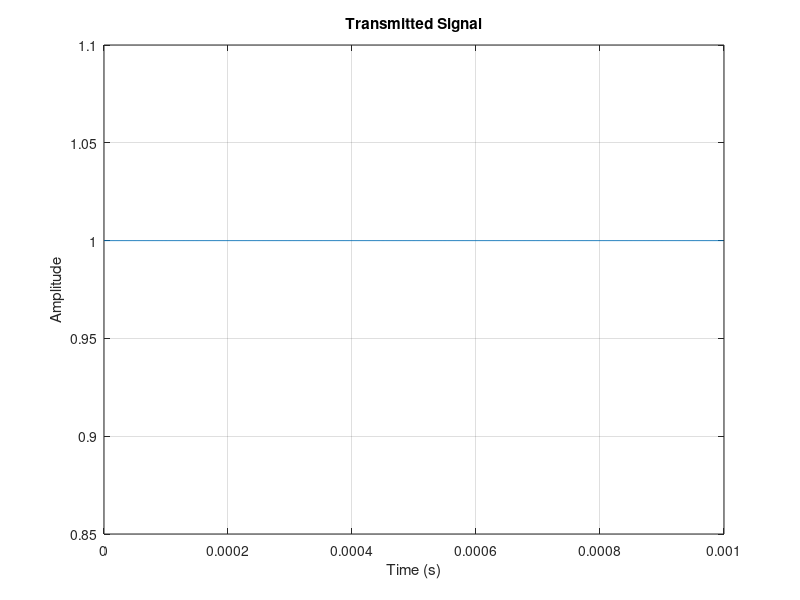
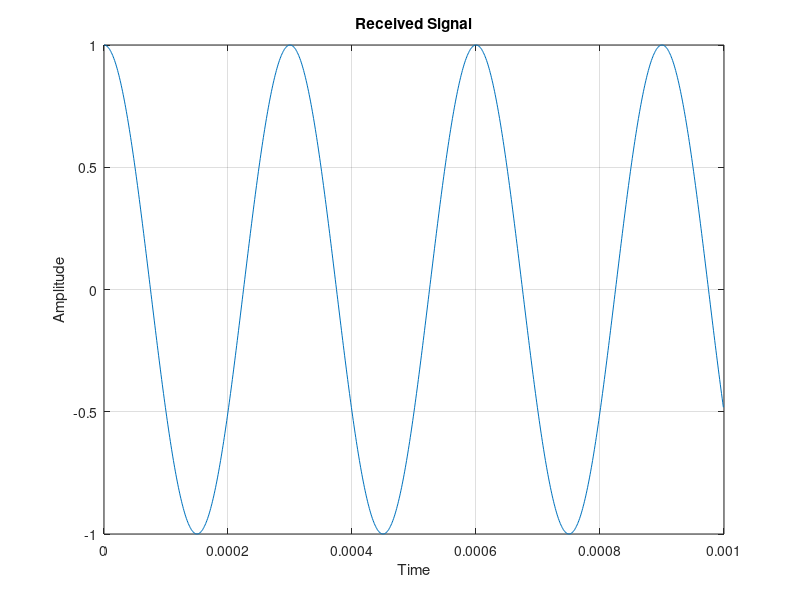
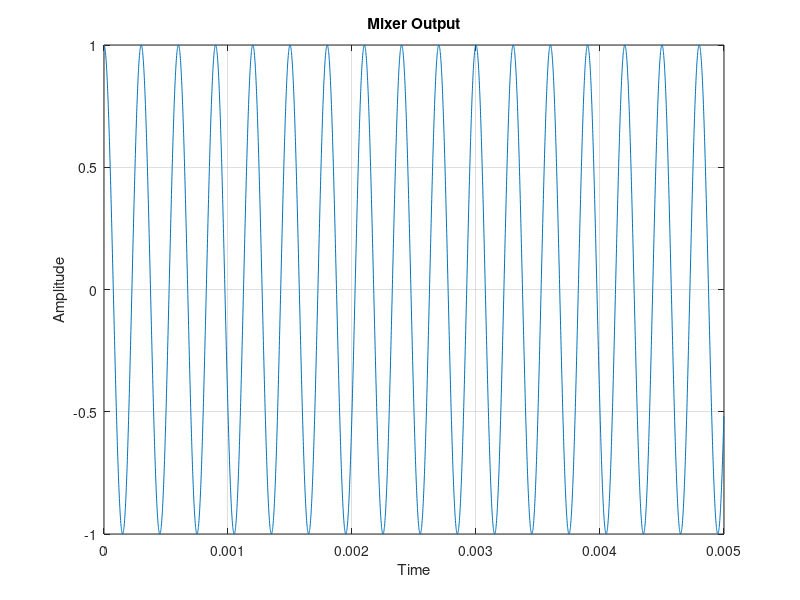
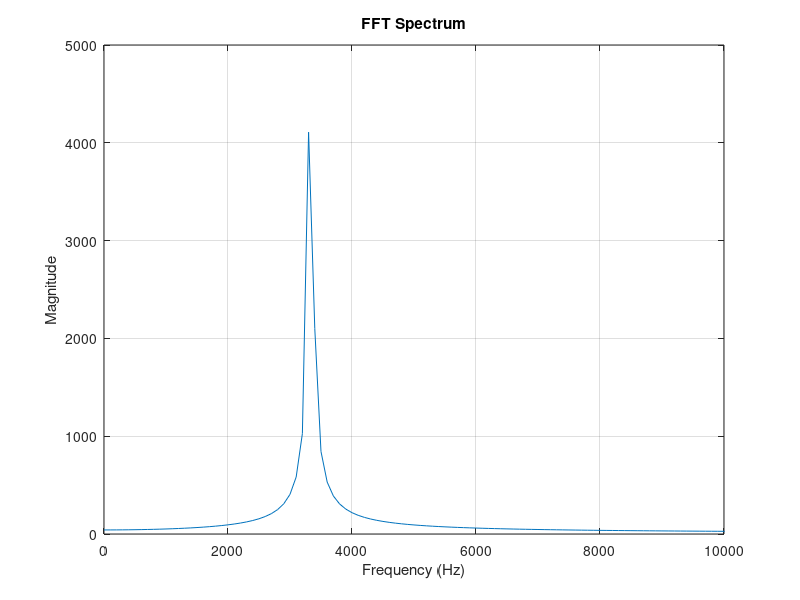

MATLAB code to generate these figures, in order:
clc;
clear;
close all;

%% Radar Parameters

fc = 10e9;          % 10 GHz carrier
A = 1;

%% Simulation Parameters

fs = 1e6;           % Sampling frequency
T = 0.01;           % Observation time

t = 0:1/fs:T;

%% Transmitted Signal

tx = A*cos(2*pi*fc*t);

%% Plot

figure;
plot(t(1:1000),tx(1:1000));
xlabel('Time (s)');
ylabel('Amplitude');
title('Transmitted Signal');
grid on;

%% Aircraft Parameters

V = 100;                % m/s

theta = 60*pi/180;      % beam angle

c = 3e8;                % speed of light

lambda = c/fc;

fd = (2*V*cos(theta))/lambda;

disp(['Doppler Frequency = ',num2str(fd),' Hz'])

%% Received Signal

rx = A*cos(2*pi*(fc+fd)*t);

figure;
plot(t(1:1000),rx(1:1000));

xlabel('Time');
ylabel('Amplitude');

title('Received Signal');
grid on;

%% Mixing

beat = tx .* rx;

figure;
plot(t(1:5000),beat(1:5000));

title('Mixer Output');
xlabel('Time');
ylabel('Amplitude');
grid on;

%% FFT

N = length(beat);

FFT_BEAT = fft(beat);

freq = (0:N-1)*(fs/N);

figure;

plot(freq,abs(FFT_BEAT));

xlim([0 10000]);

xlabel('Frequency (Hz)');
ylabel('Magnitude');

title('FFT Spectrum');
grid on;

%% Peak Detection

[~,index] = max(abs(FFT_BEAT));

fd_est = freq(index);

disp(['Estimated Doppler Frequency = ', ...
    num2str(fd_est),' Hz']);

%% Velocity Estimation

V_est = (fd_est*lambda)/(2*cos(theta));

disp(['Estimated Velocity = ', ...
    num2str(V_est),' m/s']);

%% AWGN

SNR = 10;

rx_noisy = awgn(rx,SNR,'measured');

%realistic noisy signal
figure;
plot(t(1:1000), rx_noisy(1:1000));
title('Realistic (Noisy) Received Signal');

beat_noisy = tx .* rx_noisy;
FFT_NOISY = fft(beat_noisy);

figure;

plot(freq,abs(FFT_NOISY));

xlim([0 10000]);

title('FFT with Noise');

xlabel('Frequency');

ylabel('Magnitude');

grid on;

%% Aircraft True Motion

Vx_true = 100;      % m/s
Vy_true = 20;       % m/s

%% Radar

fc = 10e9;
c = 3e8;
lambda = c/fc;

gamma = 60*pi/180;
beta = 45*pi/180;


T = 20;

dt = 0.1;

t = 0:dt:T;

Vx_true = 100 + 20*sin(0.2*t);

Vy_true = 15*cos(0.1*t);

Vz_true = 25*cos(0.05*t);

%% True Accelerations

Ax_true = gradient(Vx_true,dt);

Ay_true = gradient(Vy_true,dt);

Az_true = gradient(Vz_true,dt);

%% INS Measurements

INS_sigma = 0.2;

Ax_INS = Ax_true + INS_sigma*randn(size(t));

Ay_INS = Ay_true + INS_sigma*randn(size(t));

Az_INS = Az_true + INS_sigma*randn(size(t));

figure;

plot(t,Ax_true,'k','LineWidth',2);
hold on;

plot(t,Ax_INS,'r.');

legend('True','INS');

xlabel('Time (s)');
ylabel('Acceleration (m/s^2)');

title('INS Longitudinal Acceleration');

grid on;


%Aircraft Attitude Effects

Roll  = 5*sin(0.05*t);

Pitch = 3*cos(0.04*t);

Yaw   = 2*sin(0.03*t);

Roll_r  = deg2rad(Roll);

Pitch_r = deg2rad(Pitch);

Yaw_r   = deg2rad(Yaw);

figure;

plot(t,Roll,'LineWidth',2);
hold on;

plot(t,Pitch,'LineWidth',2);

plot(t,Yaw,'LineWidth',2);

legend('Roll','Pitch','Yaw');

xlabel('Time (s)');
ylabel('Angle (deg)');

title('Aircraft Attitude');

grid on;
%% Altitude Profile

Altitude = zeros(size(t));

Altitude(1) = 1000;

for k = 2:length(t)

    Altitude(k) = Altitude(k-1) + ...
        Vz_true(k-1)*dt;

end

for k=1:length(t)

    gamma_eff = gamma + Pitch_r(k);

    beta_eff  = beta  + Roll_r(k);

    B = lambda/(8*sin(gamma_eff)*cos(beta_eff));

    C = lambda/(8*sin(gamma_eff)*sin(beta_eff));

    D = lambda/(8*cos(gamma_eff));

    gamma_eff_hist(k)=gamma_eff;
beta_eff_hist(k)=beta_eff;

    % fd1(k) = (2/lambda)*( ...
    %       Vx_true(k)*sin(gamma)*cos(beta)+ ...
    %       Vy_true(k)*sin(gamma)*sin(beta)+ ...
    %       Vz_true(k)*cos(gamma));
    fd1(k) = (2/lambda)*( ...
        Vx_true(k)*sin(gamma_eff)*cos(beta_eff)+ ...
        Vy_true(k)*sin(gamma_eff)*sin(beta_eff)+ ...
        Vz_true(k)*cos(gamma_eff));

% fd2(k) = (2/lambda)*( ...
%           Vx_true(k)*sin(gamma)*cos(beta)- ...
%           Vy_true(k)*sin(gamma)*sin(beta)+ ...
%           Vz_true(k)*cos(gamma));
fd2(k) = (2/lambda)*( ...
    Vx_true(k)*sin(gamma_eff)*cos(beta_eff)- ...
    Vy_true(k)*sin(gamma_eff)*sin(beta_eff)+ ...
    Vz_true(k)*cos(gamma_eff));

% fd3(k) = (2/lambda)*( ...
%          -Vx_true(k)*sin(gamma)*cos(beta)+ ...
%           Vy_true(k)*sin(gamma)*sin(beta)+ ...
%           Vz_true(k)*cos(gamma));
fd3(k) = (2/lambda)*( ...
    -Vx_true(k)*sin(gamma_eff)*cos(beta_eff)+ ...
    Vy_true(k)*sin(gamma_eff)*sin(beta_eff)+ ...
    Vz_true(k)*cos(gamma_eff));

% fd4(k) = (2/lambda)*( ...
%          -Vx_true(k)*sin(gamma)*cos(beta)- ...
%           Vy_true(k)*sin(gamma)*sin(beta)+ ...
%           Vz_true(k)*cos(gamma));
fd4(k) = (2/lambda)*( ...
    -Vx_true(k)*sin(gamma_eff)*cos(beta_eff)- ...
    Vy_true(k)*sin(gamma_eff)*sin(beta_eff)+ ...
    Vz_true(k)*cos(gamma_eff));

end

for k=1:length(t)

    % Vx_est(k)=A*(fd1(k)+fd2(k));
    % 
    % Vy_est(k)=A*(fd1(k)-fd2(k));

    Vx_est(k)=B*( ...
        fd1(k)+fd2(k)-fd3(k)-fd4(k));

    Vy_est(k)=C*( ...
        fd1(k)-fd2(k)+fd3(k)-fd4(k));

    Vz_est(k)=D*( ...
        fd1(k)+fd2(k)+fd3(k)+fd4(k));

end

figure;

plot(t,Vx_true,'LineWidth',2);
hold on;

plot(t,Vx_est,'--','LineWidth',2);

legend('True','Estimated');

xlabel('Time');
ylabel('Velocity');

title('Forward Velocity');
grid on;


%% Altitude Plot

figure;

plot(t,Altitude,'LineWidth',2);

grid on;

xlabel('Time (s)');
ylabel('Altitude (m)');

title('Aircraft Altitude Profile');

SNR_dB = 10;

%% Altitude Dependent SNR Parameters

SNR_ref = 20;

Altitude_ref = 1000;

%% Terrain Reflectivity

TerrainGain = ...
    1 + ...
    0.4*sin(0.03*t) + ...
    0.2*cos(0.07*t);

figure;

plot(t,TerrainGain,'LineWidth',2);

grid on;

xlabel('Time (s)');
ylabel('Terrain Gain');

title('Terrain Reflectivity Model');

for k = 1:length(t)

    signal_power1 = fd1(k)^2;
    noise_power1 = signal_power1/(10^(SNR_dB/10));
    sigma1 = sqrt(noise_power1);

    signal_power2 = fd2(k)^2;
    noise_power2 = signal_power2/(10^(SNR_dB/10));
    sigma2 = sqrt(noise_power2);

    % fd1_m(k) = fd1(k) + sigma1*randn;
    % fd2_m(k) = fd2(k) + sigma2*randn;
        fd1_true = fd1(k);
        fd2_true = fd2(k);
        fd3_true = fd3(k);
        fd4_true = fd4(k);
        % SNR_dB = SNR_ref ...
        %     - 40*log10(Altitude(k)/Altitude_ref);
        SNR_dB = ...
            SNR_ref ...
            - 40*log10(Altitude(k)/Altitude_ref) ...
            + 20*log10(abs(TerrainGain(k)));


        SNR_hist(k) = SNR_dB;
        % t_local = 0:1/fs:0.01;
        t_local = 0:1/fs:0.05;
        rx1 = exp(1j*2*pi*fd1_true*t_local);

rx2 = exp(1j*2*pi*fd2_true*t_local);

rx3 = exp(1j*2*pi*fd3_true*t_local);

rx4 = exp(1j*2*pi*fd4_true*t_local);

        rx1_noisy = awgn(rx1,SNR_dB,'measured');
        rx2_noisy = awgn(rx2,SNR_dB,'measured');
        rx3_noisy = awgn(rx3,SNR_dB,'measured');
        rx4_noisy = awgn(rx4,SNR_dB,'measured');

        FFT1 = fftshift(abs(fft(rx1_noisy)));

FFT2 = fftshift(abs(fft(rx2_noisy)));

FFT3 = fftshift(abs(fft(rx3_noisy)));

FFT4 = fftshift(abs(fft(rx4_noisy)));
        N = length(FFT1);

        f_axis = (-N/2:N/2-1)*(fs/N);
        [~,idx1] = max(FFT1);

if idx1>1 && idx1<length(FFT1)

    alpha = FFT1(idx1-1);
    beta_fft = FFT1(idx1);
    gamma_fft = FFT1(idx1+1);

    p = 0.5*(alpha-gamma_fft) / ...
       (alpha - 2*beta_fft + gamma_fft);
    

else

    p = 0;

end

fd1_est = f_axis(idx1) + p*(fs/N);

        [~,idx2] = max(FFT2);

if idx2>1 && idx2<length(FFT1)

    alpha = FFT2(idx2-1);
    beta_fft = FFT2(idx2);
    gamma_fft = FFT2(idx2+1);

    p = 0.5*(alpha-gamma_fft) / ...
       (alpha - 2*beta_fft + gamma_fft);

else

    p = 0;

end

fd2_est = f_axis(idx2) + p*(fs/N);

        [~,idx3] = max(FFT3);

if idx3>1 && idx3<length(FFT3)

    alpha = FFT3(idx3-1);
    beta_fft = FFT3(idx3);
    gamma_fft = FFT3(idx3+1);

    p = 0.5*(alpha-gamma_fft) / ...
       (alpha - 2*beta_fft + gamma_fft);

else

    p = 0;

end

fd3_est = f_axis(idx3) + p*(fs/N);

        [~,idx4] = max(FFT4);

if idx4>1 && idx4<length(FFT4)

    alpha = FFT4(idx4-1);
    beta_fft = FFT4(idx4);
    gamma_fft = FFT4(idx4+1);

    p = 0.5*(alpha-gamma_fft) / ...
       (alpha - 2*beta_fft + gamma_fft);

else

    p = 0;

end

fd4_est = f_axis(idx4) + p*(fs/N);

        fd1_fft(k) = fd1_est;
        fd2_fft(k) = fd2_est;
        fd3_fft(k)=fd3_est;
        fd4_fft(k)=fd4_est;
        if k==1

            fprintf('\n');

            fprintf('fd1_est = %.2f Hz\n',fd1_est);
            fprintf('fd2_est = %.2f Hz\n',fd2_est);
            fprintf('fd3_est = %.2f Hz\n',fd3_est);
            fprintf('fd4_est = %.2f Hz\n',fd4_est);

        end

        %% 3D Velocity Solver

%        B = lambda/(8*sin(gamma)*cos(beta));
% 
% C = lambda/(8*sin(gamma)*sin(beta));
% 
% D = lambda/(8*cos(gamma));

B = lambda/( ...
    8*sin(gamma_eff_hist(k))* ...
    cos(beta_eff_hist(k)));

C = lambda/( ...
    8*sin(gamma_eff_hist(k))* ...
    sin(beta_eff_hist(k)));

D = lambda/( ...
    8*cos(gamma_eff_hist(k)));

Vx_meas(k)=B*( ...
              fd1_est + fd2_est ...
             -fd3_est - fd4_est );

Vy_meas(k)=C*( ...
              fd1_est - fd2_est ...
             +fd3_est - fd4_est );

Vz_meas(k)=D*( ...
              fd1_est + fd2_est ...
             +fd3_est + fd4_est );

end
fprintf('\nMeasured Vx (first sample) = %.2f\n',Vx_meas(1));
fprintf('Measured Vy (first sample) = %.2f\n',Vy_meas(1));
%% Dynamic SNR Plot

figure;

plot(t,SNR_hist,'LineWidth',2);

grid on;

xlabel('Time (s)');
ylabel('SNR (dB)');

title('Altitude Dependent SNR');


%EKF

% F = eye(3);
F = [1 0 0 dt 0  0
    0 1 0 0  dt 0
    0 0 1 0  0  dt
    0 0 0 1  0  0
    0 0 0 0  1  0
    0 0 0 0  0  1];

% H = eye(3);
H = [1 0 0 0 0 0
     0 1 0 0 0 0
     0 0 1 0 0 0
     0 0 0 1 0 0
     0 0 0 0 1 0
     0 0 0 0 0 1];

% xhat = [Vx_meas(1);
%         Vy_meas(1);
%         Vz_meas(1)];

xhat = [Vx_meas(1);
    Vy_meas(1);
    Vz_meas(1);
    0;
    0;
    0];

% P = eye(3);
P = eye(6);

% Q = 0.5*eye(3);
Q = diag([0.1 0.1 0.1 ...
    0.5 0.5 0.5]);

% R = 2*eye(3);
R = diag([ ...
          1 1 1 ...
          0.2 0.2 0.2 ]);


for k=1:length(t)

    z = [Vx_meas(k);
     Vy_meas(k);
     Vz_meas(k);
     Ax_INS(k);
     Ay_INS(k);
     Az_INS(k)];

    %% Prediction

    xpred = F*xhat;

    Ppred = F*P*F' + Q;

    %% Gain

    K = Ppred*H'/(H*Ppred*H'+R);

    %% Update

    xhat = xpred + K*(z-H*xpred);

    % P = (eye(3)-K*H)*Ppred;
    P = (eye(6)-K*H)*Ppred;

    % Vx_EKF(k)=xhat(1);
    % Vy_EKF(k)=xhat(2);
    % Vz_EKF(k)=xhat(3);

    Vx_EKF(k)=xhat(1);

    Vy_EKF(k)=xhat(2);

    Vz_EKF(k)=xhat(3);

    Ax_EKF(k)=xhat(4);

    Ay_EKF(k)=xhat(5);

    Az_EKF(k)=xhat(6);

end

%% Altitude Estimation

Altitude_EKF = zeros(size(t));

Altitude_EKF(1)=Altitude(1);

for k=2:length(t)

    Altitude_EKF(k)= ...
        Altitude_EKF(k-1)+ ...
        Vz_EKF(k-1)*dt;

end


%% Doppler Frequency Error

Error_fd1 = fd1 - fd1_fft;
Error_fd2 = fd2 - fd2_fft;

RMSE_fd1 = sqrt(mean(Error_fd1.^2));
RMSE_fd2 = sqrt(mean(Error_fd2.^2));

fprintf('\n');
fprintf('fd1 RMSE = %.3f Hz\n',RMSE_fd1);
fprintf('fd2 RMSE = %.3f Hz\n',RMSE_fd2);
figure;

plot(t,Error_fd1,'LineWidth',2);
grid on;

xlabel('Time (s)');
ylabel('Frequency Error (Hz)');
title('Beam 1 Doppler Error');

figure;

plot(t,Error_fd2,'LineWidth',2);
grid on;

xlabel('Time (s)');
ylabel('Frequency Error (Hz)');
title('Beam 2 Doppler Error');

%%%%%%%

figure;

plot(t,Vx_true,'k','LineWidth',2);
hold on;

plot(t,Vx_meas,'r.');

plot(t,Vx_EKF,'b','LineWidth',2);

legend('True','Measured','EKF');

grid on;

figure;

plot(t,Vy_true,'k','LineWidth',2);
hold on;

plot(t,Vy_meas,'r.');

plot(t,Vy_EKF,'b','LineWidth',2);

legend('True','Measured','EKF');

xlabel('Time (s)');
ylabel('Vy (m/s)');
title('Lateral Velocity Estimation');

grid on;

figure;

plot(t,Vz_true,'k','LineWidth',2);
hold on;

plot(t,Vz_meas,'r.');

plot(t,Vz_EKF,'b','LineWidth',2);

legend('True','Measured','EKF');

xlabel('Time (s)');
ylabel('Vz (m/s)');

title('Vertical Velocity Estimation');

grid on;

figure;

plot(t,Ax_true,'k','LineWidth',2);
hold on;

plot(t,Ax_INS,'r.');

plot(t,Ax_EKF,'b','LineWidth',2);

legend('True','INS','EKF');

xlabel('Time (s)');
ylabel('Acceleration (m/s^2)');

title('INS Acceleration Fusion');

grid on;

%% RMSE

RMSE_Vx_Meas = sqrt(mean((Vx_true - Vx_meas).^2));
RMSE_Vx_EKF  = sqrt(mean((Vx_true - Vx_EKF).^2));

RMSE_Vy_Meas = sqrt(mean((Vy_true - Vy_meas).^2));
RMSE_Vy_EKF  = sqrt(mean((Vy_true - Vy_EKF).^2));

fprintf('\n');
fprintf('Vx Measurement RMSE = %.3f m/s\n',RMSE_Vx_Meas);
fprintf('Vx EKF RMSE         = %.3f m/s\n',RMSE_Vx_EKF);

fprintf('\n');

fprintf('Vy Measurement RMSE = %.3f m/s\n',RMSE_Vy_Meas);
fprintf('Vy EKF RMSE         = %.3f m/s\n',RMSE_Vy_EKF);

RMSE_Vz_Meas = ...
    sqrt(mean((Vz_true-Vz_meas).^2));

RMSE_Vz_EKF = ...
    sqrt(mean((Vz_true-Vz_EKF).^2));

fprintf('\n');

fprintf('Vz Measurement RMSE = %.3f m/s\n', ...
    RMSE_Vz_Meas);

fprintf('Vz EKF RMSE = %.3f m/s\n', ...
    RMSE_Vz_EKF);

% Ground speed tracking
GS_true = sqrt(Vx_true.^2 + Vy_true.^2);

GS_EKF = sqrt(Vx_EKF.^2 + Vy_EKF.^2);

figure;

plot(t,GS_true,'k','LineWidth',2);
hold on;

plot(t,GS_EKF,'b','LineWidth',2);

legend('True','EKF');

xlabel('Time (s)');
ylabel('Ground Speed (m/s)');

title('Ground Speed Estimation');

grid on;

%%Altitude plot

figure;

plot(t,Altitude,'k','LineWidth',2);
hold on;

plot(t,Altitude_EKF,'b','LineWidth',2);

legend('True','Estimated');

xlabel('Time (s)');
ylabel('Altitude (m)');

title('Altitude Estimation');

grid on;

%Drift angle tracking
Drift_true = atan2d(Vy_true,Vx_true);

Drift_EKF = atan2d(Vy_EKF,Vx_EKF);

figure;

plot(t,Drift_true,'k','LineWidth',2);
hold on;

plot(t,Drift_EKF,'b','LineWidth',2);

legend('True','EKF');

xlabel('Time (s)');
ylabel('Drift Angle (deg)');

title('Drift Angle Estimation');

grid on;

%quantitative accuracy measurement
%% RMSE Analysis

RMSE_Vx_Meas = sqrt(mean((Vx_true - Vx_meas).^2));
RMSE_Vx_EKF  = sqrt(mean((Vx_true - Vx_EKF).^2));

RMSE_Vy_Meas = sqrt(mean((Vy_true - Vy_meas).^2));
RMSE_Vy_EKF  = sqrt(mean((Vy_true - Vy_EKF).^2));

GS_true = sqrt(Vx_true.^2 + Vy_true.^2);
GS_meas = sqrt(Vx_meas.^2 + Vy_meas.^2);
GS_EKF  = sqrt(Vx_EKF.^2 + Vy_EKF.^2);

RMSE_GS_Meas = sqrt(mean((GS_true - GS_meas).^2));
RMSE_GS_EKF  = sqrt(mean((GS_true - GS_EKF).^2));

fprintf('\n========== RMSE RESULTS ==========\n');

fprintf('Vx Measurement RMSE = %.3f m/s\n',RMSE_Vx_Meas);
fprintf('Vx EKF RMSE         = %.3f m/s\n\n',RMSE_Vx_EKF);

fprintf('Vy Measurement RMSE = %.3f m/s\n',RMSE_Vy_Meas);
fprintf('Vy EKF RMSE         = %.3f m/s\n\n',RMSE_Vy_EKF);

fprintf('Ground Speed Measurement RMSE = %.3f m/s\n',RMSE_GS_Meas);
fprintf('Ground Speed EKF RMSE         = %.3f m/s\n',RMSE_GS_EKF);


%Error plots
Error_Vx = Vx_true - Vx_EKF;
Error_Vy = Vy_true - Vy_EKF;

figure;
plot(t,Error_Vx,'LineWidth',2);
grid on;
xlabel('Time (s)');
ylabel('Error (m/s)');
title('Vx Estimation Error');

figure;
plot(t,Error_Vy,'LineWidth',2);
grid on;
xlabel('Time (s)');
ylabel('Error (m/s)');
title('Vy Estimation Error');

%mean error analysis
Mean_Vx_Error = mean(Error_Vx);
Mean_Vy_Error = mean(Error_Vy);

fprintf('\n');
fprintf('Mean Vx Error = %.4f m/s\n',Mean_Vx_Error);
fprintf('Mean Vy Error = %.4f m/s\n',Mean_Vy_Error);

%Maximum error analysis
Max_Vx_Error = max(abs(Error_Vx));
Max_Vy_Error = max(abs(Error_Vy));

fprintf('Max Vx Error = %.4f m/s\n',Max_Vx_Error);
fprintf('Max Vy Error = %.4f m/s\n',Max_Vy_Error);
